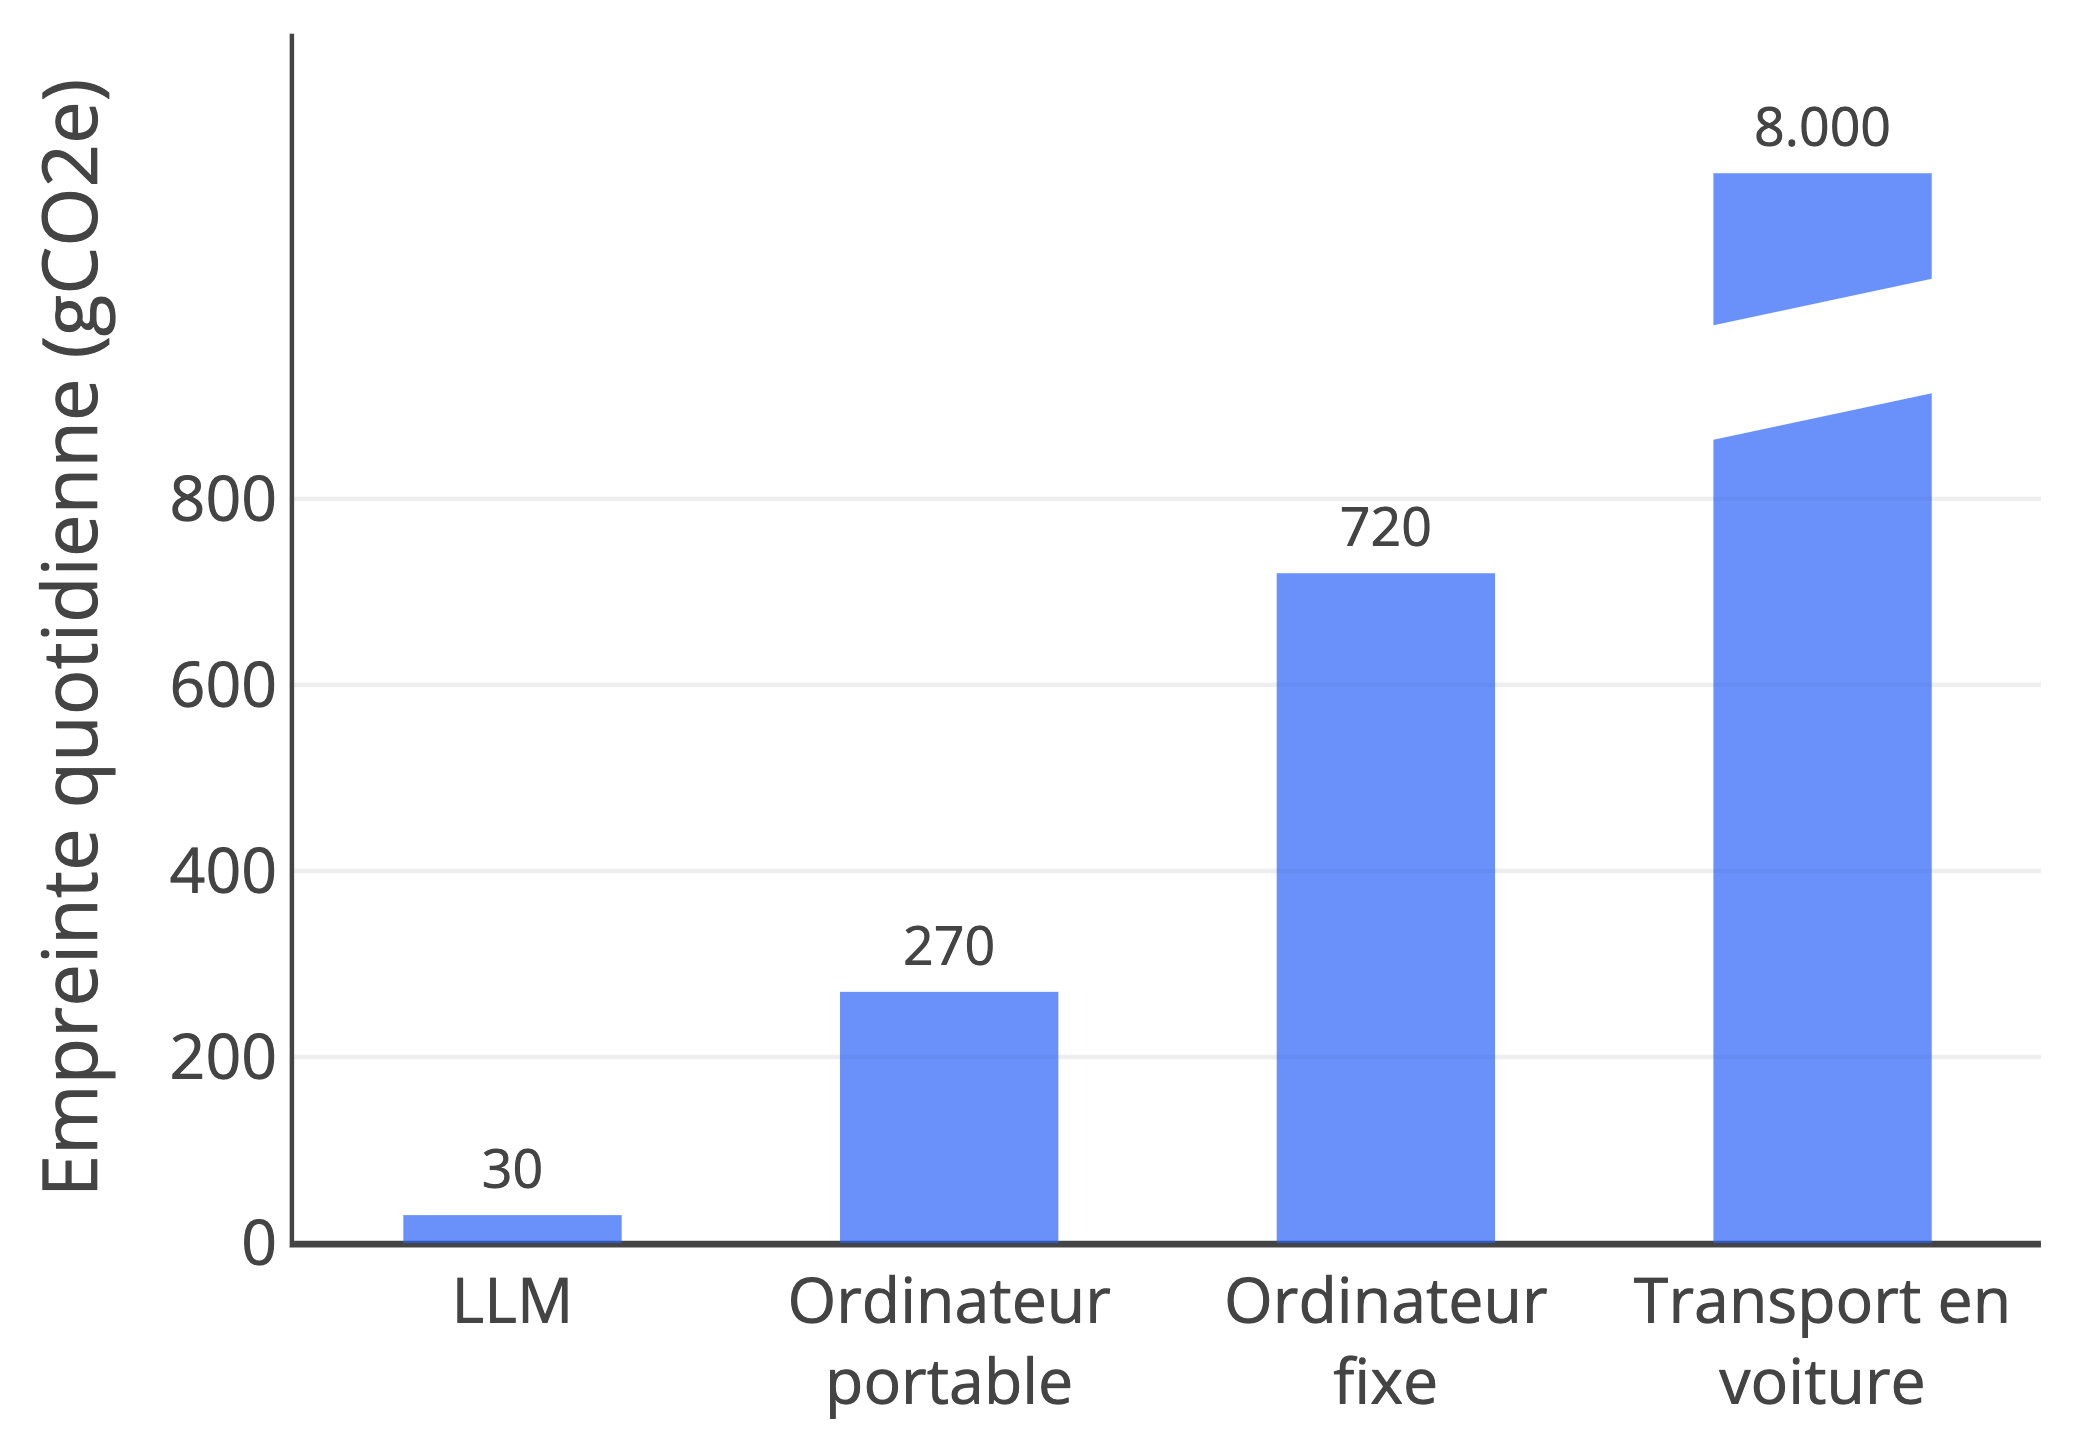

Reproduce this figure in Python.
# the embodied energy of the server per query is 0.03 g CO2e
import pandas as pd
import plotly.graph_objects as go

from graphes_livre import SEA_BLUE, apply_template, get_output_path

duration_hours = 0.8
chatgpt_query_g = 3
laptop_footprint_duration_g = 27
desktop_footprint_duration_g = 72

title_emissions = "Empreinte quotidienne (gCO2e)"
transport_real_value = 8000
transport_display_value = 1150  # Truncated value for display

footprints = [
    {"Poste": "LLM", title_emissions: chatgpt_query_g / duration_hours * 8},
    {
        "Poste": "Ordinateur<br>portable",
        title_emissions: laptop_footprint_duration_g / duration_hours * 8,
    },
    {
        "Poste": "Ordinateur<br>fixe",
        title_emissions: desktop_footprint_duration_g / duration_hours * 8,
    },
    {"Poste": "Transport en<br>voiture", title_emissions: transport_display_value},
]
footprints = pd.DataFrame.from_dict(footprints, orient="columns")

# Create the base bar chart
fig = go.Figure()

# Add regular bars
for i, row in footprints.iterrows():
    if row["Poste"] == "Transport en<br>voiture":
        # Add the truncated bar with special handling
        fig.add_trace(
            go.Bar(
                x=[row["Poste"]],
                y=[row[title_emissions]],
                marker_color=SEA_BLUE,
                showlegend=False,
                text=[f"{transport_real_value:,.0f}".replace(",", ".")],
                textposition="outside",
            )
        )
    else:
        # Add normal bars
        fig.add_trace(
            go.Bar(
                x=[row["Poste"]],
                y=[row[title_emissions]],
                marker_color=SEA_BLUE,
                showlegend=False,
                text=[f"{row[title_emissions]:,.0f}".replace(",", ".")],
                textposition="outside",
            )
        )

# Add single diagonal cut line to show truncation on the transport bar
transport_bar_x = 3  # Position of transport bar (0-indexed)
cut_height = transport_display_value - 200

# Add single diagonal line to indicate truncation
fig.add_shape(
    type="line",
    x0=transport_bar_x - 0.3,
    x1=transport_bar_x + 0.3,
    y0=cut_height - 30,
    y1=cut_height + 30,
    line=dict(color="white", width=25),
)

fig.update_traces(
    textfont=dict(size=12),
)

apply_template(fig, annotation_text="")
fig.update_layout(
    width=550,
    height=450,
    yaxis_title=title_emissions,
    bargap=0.5,  # Makes bars thinner by increasing gap between them
)
fig.update_xaxes(title=None)
fig.update_yaxes(
    tickvals=[
        0,
        200,
        400,
        600,
        800,
    ],  # Custom tick positions, excluding the highest tick
    range=[0, 1300],
)
fig.write_html(get_output_path("html"))
